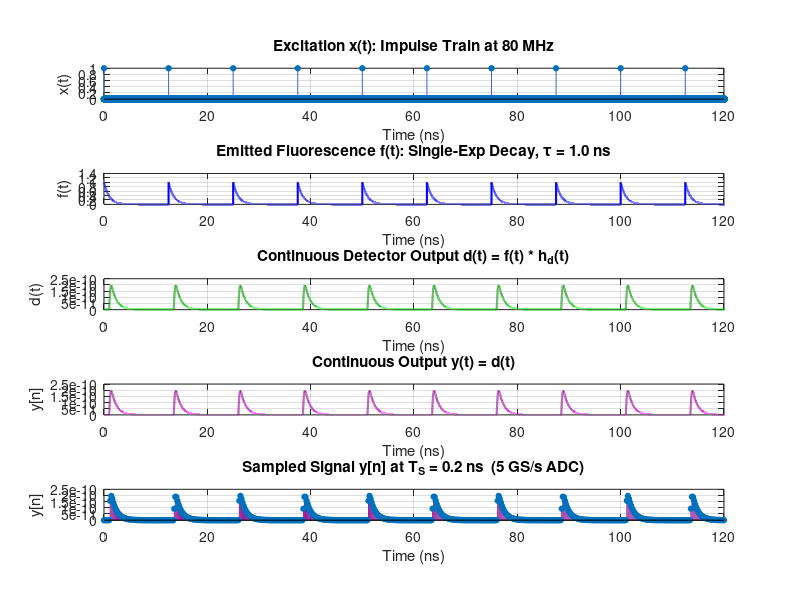

This figure's MATLAB source: (Note: this script raises an error after producing the figure.)
% ESE 3510 — Case Study 2: Fluorescence Lifetime Analysis
% Authors: Samir Afsary, Alex Ge, Ahmad Hamzeh

% CONTENTS:
%   Task 1a — Time-domain signals (excitation, fluorescence, detection)
%   Task 1b — Frequency response H_f(jw): numerical vs. theoretical
%   Task 1c — Effect of detector IRF on sampled signal y[n]
%   Task 2a — Why 100 kHz cannot recover 80 MHz fluorescence (aliasing)
%   Task 2b — Heterodyne detection: mixing to a recoverable beat frequency
%   Task 2c — Phase/modulation lifetime estimation from heterodyne signal
%   Task 3a — Phasor equations verified on single-exponential IRF
%   Task 3b — Per-pixel phasor analysis of real FLIM data
%

close all; clear; clc;

%%

% Parameters 
tau     = 1e-9;         % Fluorescence lifetime
T_L     = 12.5e-9;      % Laser period 
f_L     = 1 / T_L;      % Laser frequency 
omega_L = 2*pi * f_L;   % Laser angular frequency 
T_S     = 0.2e-9;       % ADC sampling period [ns]
dt      = 0.001e-9;      % small DT to simulate CT

%% Task 1
% *Part a* 

t = 0 : dt : 10*T_L - dt;   

% Create excitation impulse train
x = zeros(size(t));
for k = 0 : 9
    idx = round(k * T_L / dt) + 1;
    if idx <= length(t)
        x(idx) = 1 / dt;
    end
end

% Fluorescence IRF 
h_f = exp(-t / tau);     

% Calculate emitted fluorescence
f_full = conv(x, h_f) * dt;
f = f_full(1 : length(t));

% Detector IRF
sigma_t = 0.3e-9;   % Detector temporal width [ns]  (fast PMT ~300 ps)
t0      = 1e-9;     % Detector time delay [ns]
h_d     = zeros(size(t));
mask    = (t >= t0);
h_d(mask) = exp(-(t(mask) - t0).^2 / sigma_t^2);   % Zero before t0 (causal)

% Detector output
d_full = conv(f, h_d) * dt;
d = d_full(1 : length(t));

% Analog-to-Digital Conversion
step_size  = round(T_S / dt);
y_n        = d(1 : step_size : end);
t_discrete = t(1 : step_size : end); % Time vector for plotting the discrete points

% Plot functions
fig1 = figure('Name','Task 1a: Time-Domain Signals','NumberTitle','off', ...
              'Position',[50 50 900 750]);
% Excitation
subplot(5,1,1);
stem(t * 1e9, x * dt, 'filled', 'MarkerSize', 4, 'Color', [0.2 0.4 0.8]);
xlabel('Time (ns)'); ylabel('x(t)');
title('Excitation x(t): Impulse Train at 80 MHz');
grid on; xlim([0,120]);

% Emission
subplot(5,1,2);
plot(t * 1e9, f, 'b', 'LineWidth', 1.5);
xlabel('Time (ns)'); ylabel('f(t)');
title(sprintf('Emitted Fluorescence f(t): Single-Exp Decay, \\tau = %.1f ns', tau * 1e9));
grid on; xlim([0,120]);

% Continuous Detector Output
subplot(5,1,3);
plot(t * 1e9, d, 'Color', [0.1 0.6 0.1], 'LineWidth', 1.5);
xlabel('Time (ns)'); ylabel('d(t)');
title('Continuous Detector Output d(t) = f(t) * h_d(t)');
grid on; xlim([0,120]);

% Continuous Output
subplot(5,1,4);
plot(t * 1e9, d, 'Color', [0.6 0.1 0.6], 'LineWidth', 1.5);
xlabel('Time (ns)'); ylabel('y[n]');
title('Continuous Output y(t) = d(t)');
grid on; xlim([0,120]);

% Digitized Output
subplot(5,1,5);
% Overlay the continuous signal lightly behind the discrete samples
stem(t_discrete * 1e9, y_n, 'filled', 'MarkerSize', 4, 'Color', [0.6 0.1 0.6]);
xlabel('Time (ns)'); ylabel('y[n]');
title(sprintf('Sampled Signal y[n] at T_S = %.1f ns  (5 GS/s ADC)', T_S * 1e9));
grid on; xlim([0,120]);

sgtitle('Task 1a: Time-Domain Signal Chain', 'FontSize', 13, 'FontWeight', 'bold');

%% 
% *Part b*

% Numerical frequency response via DFT
N = length(h_f);
H_f_num = fft(h_f) * T_S; % Scale by T_S for continuous-FT approximation
f_axis = (0 : N-1) / (N * T_S);   

% Theoretical frequency response at the same frequencies
omega_axis = 2*pi * f_axis;  
H_f_theory = tau ./ (1 + 1j * omega_axis * tau);

% Plot frequency responses
fig2 = figure('Name','Task 1b: Frequency Response H_f(jw)', ...
    'NumberTitle','off', 'Position',[50 50 900 550]);

subplot(2,1,1);
plot(f_axis, abs(H_f_num),    'b-',  'LineWidth', 2.0); hold on;
plot(f_axis, abs(H_f_theory), 'r--', 'LineWidth', 1.5);
xlabel('Frequency (GHz)'); ylabel('|H_f(j\omega)|');
title('Magnitude — Numerical FFT vs. Theoretical \tau/(1+j\omega\tau)');
legend('Numerical FFT', 'Theoretical');
grid on;

subplot(2,1,2);
plot(f_axis, angle(H_f_num)*180/pi,    'b-',  'LineWidth', 2.0); hold on;
plot(f_axis, angle(H_f_theory)*180/pi, 'r--', 'LineWidth', 1.5);
xlabel('Frequency (GHz)'); ylabel('Phase (degrees)');
title('Phase — Numerical FFT vs. Theoretical  \angle H_f = -atan(\omega\tau)');
legend('Numerical FFT', 'Theoretical');
grid on;

sgtitle('Task 1b: Fluorescence Frequency Response H_f(j\omega)', ...
        'FontSize', 13, 'FontWeight', 'bold');

%% 
% *Part C*

% Three detector scenarios: fast, medium, slow
sigma_vals = [0.1e-9,  2.5e-9,  10.0e-9]; % Detector widths
t0_vals = [0.3e-9,  1.0e-9,  2.5e-9];     % Time delays 
colors = {[0 0.4 1], [0.1 0.7 0.1], [0.8 0.1 0.1]};
labels = {'\sigma_t=0.1 ns (fast)',  ...
          '\sigma_t=2.5 ns (medium)', ...
          '\sigma_t=10.0 ns (slow)'};

fig3 = figure('Name','Task 1c: Detector IRF Impact','NumberTitle','off', ...
              'Position',[50 50 1100 600]);

for k = 1 : 3
    % Build detector IRF for this scenario
    h_dk = zeros(size(t));
    mask_k = (t >= t0_vals(k));
    h_dk(mask_k) = exp(-(t(mask_k) - t0_vals(k)) / sigma_vals(k));

    % Convolve fluorescence with this detector
    dk_full = conv(f, h_dk) * T_S;
    dk = dk_full(1 : length(t));

    % Top row: detector IRFs
    subplot(2, 3, k);
    plot(t, h_dk, 'Color', colors{k}, 'LineWidth', 1.8);
    xlabel('Time (s)'); ylabel('h_d(t)');
    title(labels{k}); grid on;

    % Bottom row: resulting y[n]
    subplot(2, 3, k+3);
    stem(t, dk, 'filled', 'MarkerSize', 2, 'Color', colors{k});
    xlabel('Time (s)'); ylabel('y[n]');
    title(sprintf('y[n]: \\sigma_t=%.1f ns, t_0=%.1f ns', ...
        sigma_vals(k) * 10^9, t0_vals(k) * 10^9));
    grid on;
end

sgtitle({'Detector IRF Impact on y[n]'}, 'FontSize', 12, ...
    'FontWeight', 'bold');

%% Task 2
% *Part a*
f_L_hz = 100e6;               % Laser modulation frequency
omega_L_hz = 2*pi * f_L_hz;      

% Show aliasing visually over a 0.5 µs window
T_S_slow = 1e-5;                      % 10 µs per sample
T_S_fast = 1e-11;
t_fast_s = 0 : T_S_fast : 2e-5;           % 0.5 µs at 1 GHz (true signal)
t_slow_s = 0 : T_S_slow : 2e-5;       % 100 kHz samples

% Compute the output of the ground truth using convolution
x_fast = 1 + cos(omega_L_hz * t_fast_s);
h_f_fast = 1 / tau * exp(-t_fast_s / tau);
f_fast = conv(x_fast, h_f_fast) * T_S_fast;
f_fast = f_fast(1 : length(t_fast_s));

% Sample slower frequency from ground truth
step = round(T_S_slow / T_S_fast);
f_slow = f_fast(1:step:end);

% Calculate theoretical modulation depth and phase of the fluorescence
M = 1 / sqrt(1 + (omega_L_hz * tau)^2);
phi = -atan(omega_L_hz * tau); 

% Create upper/lower bounds for visualization
upper_bound = (1 + M) * ones(1, numel(t_fast_s));
lower_bound = (1 - M) * ones(1, numel(t_fast_s));

fig4 = figure('Name','Aliasing at 100 kHz','NumberTitle','off', ...
              'Position',[50 50 900 500]);

subplot(2,1,1);
plot(t_fast_s*1e6, x_fast, 'b', 'LineWidth', 1); hold on;
stem(t_slow_s*1e6, x_slow, 'r', 'filled', 'MarkerSize', 7);
xlabel('Time (\mus)'); ylabel('Amplitude');
title('Excitation x(t): Ground Truth 100 MHz vs. Sampled 100 kHz');
legend('True x(t)', '100 kHz samples'); grid on; xlim([0, 0.5]);

subplot(2,1,2);
plot(t_fast_s*1e6, f_fast, 'b', 'LineWidth', 1); hold on;
stem(t_slow_s*1e6, f_slow, 'r', 'filled', 'MarkerSize', 7);
plot(t_fast_s*1e6, upper_bound, 'LineWidth', 2, 'Color', 'green');
plot(t_fast_s*1e6, lower_bound, 'LineWidth', 2, 'Color', 'green');
xlabel('Time (\mus)'); ylabel('Amplitude');
title('Emission f(t)');
legend('True f(t)', '100 kHz samples', 'Amplitude Bounds'); grid on; 
xlim([0, 20]);

sgtitle(['100 kHz Sampling vs. Ground Truth of 100 MHz Excitation ' ...
    'and Emission Signals'], 'FontSize', 12, 'FontWeight', 'bold');

%%
% *Part b*

delta_f = 1e3;                         
f_n_hz = f_L_hz - delta_f;           
omega_n = 2*pi * f_n_hz;


T_S_mid = 1e-6;                       % 1 µs intermediate sampling [s]
t_mid = 0 : T_S_mid : 5e-3;         % 5 ms window

f_mid = 1 + M * cos(omega_L_hz * t_mid + phi);  % Fluorescence
x_mid = 1 + cos(omega_L_hz * t_mid);                          % Excitation
g = cos(omega_n * t_mid);                                   % Mixer

% mixed_f = f_mid .* g;     % Fluorescence after mixing
% mixed_x = x_mid .* g;     % Excitation after mixing (reference channel)

mixed_f_low = (M/2)*cos((omega_L - omega_n)*t_mid + phi);
mixed_x_low = (1/2)*cos((omega_L - omega_n)*t_mid);
y_f = mixed_f_low;
y_x = mixed_x_low;

% FFT setup
N  = length(t_mid);
fs = 1/T_S_mid;
freq = (-N/2:N/2-1)*(fs/N);

% Low-pass filter around beat frequency

LPF_cut = 2*delta_f;
F_mixed_f = fftshift(fft(mixed_f));
F_mixed_x = fftshift(fft(mixed_x));
lpf_mask = abs(freq) <= LPF_cut;
% Y_f = F_mixed_f .* lpf_mask;
% Y_x = F_mixed_x .* lpf_mask;
% y_f = real(ifft(ifftshift(Y_f)));
% y_x = real(ifft(ifftshift(Y_x)));

Y_f = fftshift(fft(y_f));
Y_x = fftshift(fft(y_x));

% Time-domain plots

figure;
subplot(3,1,1);
plot(t_mid*1e3, g);
xlabel('Time (ms)');
ylabel('g(t)');
title('Mixer Signal');
grid on;
subplot(3,1,2);
plot(t_mid*1e3, mixed_f);
xlabel('Time (ms)');
ylabel('f_{det}(t)g(t)');
title('After Mixing');
grid on;
subplot(3,1,3);
plot(t_mid*1e3, y_f, 'LineWidth', 1.5); hold on;
plot(t_mid*1e3, y_x, '--', 'LineWidth', 1.5);
xlabel('Time (ms)');
ylabel('Amplitude');
title('After LPF: 1 kHz Beat Signal');
legend('Fluorescence beat', 'Reference beat');
grid on;

% Frequency-domain plots
figure;
subplot(3,1,1);
plot(freq/1e3, abs(F_mixed_f)/N);
xlabel('Frequency (kHz)');
ylabel('|F_{mixed}(j\omega)|');
title('Mixed Fluorescence Spectrum');
xlim([-5 5]);
grid on;
subplot(3,1,2);
plot(freq/1e3, abs(Y_f)/N, 'LineWidth', 1.5);
xlabel('Frequency (kHz)');
ylabel('|Y(j\omega)|');
title('Magnitude of LPF Output');
xlim([-5 5]);
grid on;
subplot(3,1,3);
plot(freq/1e3, angle(Y_f));
xlabel('Frequency (kHz)');
ylabel('\angle Y(j\omega) [rad]');
title('Phase of LPF Output');
xlim([-5 5]);
grid on;

%% =========================================================================
%  TASK 2c: Phase Shift and Modulation — Heterodyne Lifetime Estimation
%
%  Phase relationship:
%    Phase of fluorescence beat = phi_f = phi_fluorescence + phi_g
%    Phase of excitation beat   = phi_x = 0              + phi_g
%    => Delta_phi = phi_f - phi_x = phi_fluorescence = -atan(omega_L * tau)
%    => tau = -tan(Delta_phi) / omega_L
%
%  Modulation relationship:
%    Delta_M = M_fluorescence / M_excitation = 1 / sqrt(1 + (omega_L*tau)^2)
%    => tau = sqrt(1/Delta_M^2 - 1) / omega_L
% =========================================================================

% Resample beats at 100 kHz (well above the 1 kHz beat frequency)
T_S_100k  = 1 / 100e3;
t_100k    = t_mid(1) : T_S_100k : t_mid(end);

y_f_100k  = interp1(t_mid, y_f, t_100k, 'linear', 0);
y_x_100k  = interp1(t_mid, y_x, t_100k, 'linear', 0);

% Extract phase and amplitude at the beat frequency using DFT
N_100k   = length(t_100k);
Y_f_dft  = fft(y_f_100k);
Y_x_dft  = fft(y_x_100k);

% DFT bin index for delta_f
k_beat   = round(delta_f * N_100k * T_S_100k) + 1;

phase_f    = angle(Y_f_dft(k_beat));
phase_x    = angle(Y_x_dft(k_beat));
delta_phi  = phase_f - phase_x;    % Phase difference [rad]

amp_f      = abs(Y_f_dft(k_beat));
amp_x      = abs(Y_x_dft(k_beat));
delta_M    = amp_f / amp_x;        % Modulation ratio

% Lifetime estimates
tau_from_phase = -tan(delta_phi) / omega_L_hz * 1e9;   % [ns]
tau_from_mod   = sqrt(max(0, 1/delta_M^2 - 1)) / omega_L_hz * 1e9;  % [ns]

fprintf('=== Task 2c ===\n');
fprintf('Phase difference   Delta_phi = %.4f rad = %.2f deg\n', ...
        delta_phi, delta_phi*180/pi);
fprintf('Modulation ratio   Delta_M   = %.4f\n', delta_M);
fprintf('Lifetime (phase):  tau = %.4f ns  (true: %.1f ns)\n', tau_from_phase, tau);
fprintf('Lifetime (modulation): tau = %.4f ns  (true: %.1f ns)\n\n', tau_from_mod, tau);

% ---- Figure 7: Task 2c ----
fig7 = figure('Name','Task 2c: Phase Shift and Lifetime Estimation', ...
              'NumberTitle','off','Position',[50 50 900 500]);

subplot(2,1,1);
plot(t_100k*1e3, y_x_100k, 'b', 'LineWidth', 1.8); hold on;
plot(t_100k*1e3, y_f_100k, 'r', 'LineWidth', 1.8);
xlabel('Time (ms)'); ylabel('Amplitude');
title(sprintf('Beat Signals at 100 kHz — Phase Shift \\Delta\\phi = %.2f°', ...
              delta_phi*180/pi));
legend('Excitation beat (reference)','Fluorescence beat'); grid on;
xlim([0, 5]);

subplot(2,1,2);
f_ax_100k = (0 : N_100k-1) / (N_100k * T_S_100k);
plot(f_ax_100k/1e3, abs(Y_x_dft)/N_100k, 'b', 'LineWidth', 1.8); hold on;
plot(f_ax_100k/1e3, abs(Y_f_dft)/N_100k, 'r', 'LineWidth', 1.8);
xlabel('Frequency (kHz)'); ylabel('Magnitude');
title(sprintf('Spectra — \\tau from phase: %.3f ns, from modulation: %.3f ns', ...
              tau_from_phase, tau_from_mod));
legend('Excitation','Fluorescence'); grid on;
xlim([0, 5]);

sgtitle('Task 2c: Heterodyne Lifetime Estimation', ...
        'FontSize', 12, 'FontWeight', 'bold');


%% =========================================================================
%  TASK 3a: Phasor Equations — Verification on Single Exponential
%
%  Phasor components (integrated over one laser period T_L):
%    g = integral( h_f(t)*cos(omega_L*t) dt ) / integral( h_f(t) dt )
%    s = integral( h_f(t)*sin(omega_L*t) dt ) / integral( h_f(t) dt )
%
%  Analytical solution for h_f(t) = exp(-t/tau) integrated over [0, inf]:
%    g = 1 / ( 1 + (omega_L*tau)^2 )
%    s = (omega_L*tau) / ( 1 + (omega_L*tau)^2 )
%
%  Lifetime recovery:
%    tau = s / (omega_L * g) = (omega_L*tau) / (omega_L * 1) = tau  [checks out]
%
%  Interpretation:
%    g = "in-phase" component — higher g means shorter lifetime (less phase lag)
%    s = "quadrature" component — peaks at omega_L*tau = 1  (tau = 1/(2*pi*f_L))
%    Together (g,s) lie on the universal semicircle of radius 0.5 centered at (0.5,0)
% =========================================================================

fs_adc = 100e3;                  % ADC sampling frequency [Hz]

Ts_adc = 1/fs_adc;

t_adc  = t_mid(1):Ts_adc:t_mid(end);

yf_adc = interp1(t_mid, y_f, t_adc, 'linear');

yx_adc = interp1(t_mid, y_x, t_adc, 'linear');

% Extract phase and amplitude at the beat frequency

N = length(t_adc);

Yf = fft(yf_adc);

Yx = fft(yx_adc);

k = round(delta_f*N/fs_adc) + 1;  % MATLAB index for beat bin

phase_f = angle(Yf(k));

phase_x = angle(Yx(k));

delta_phi = angle(exp(1j*(phase_f - phase_x)));  % wrapped phase difference

delta_M   = abs(Yf(k)) / abs(Yx(k));             % modulation ratio

% Estimate lifetime

tau_phase = -tan(delta_phi)/omega_L;                       % [s]

tau_mod   = sqrt(max(0, 1/delta_M^2 - 1))/omega_L;          % [s]

fprintf('=== Task 2c ===\n');

fprintf('Delta phi = %.4f rad = %.2f deg\n', delta_phi, delta_phi*180/pi);

fprintf('Delta M   = %.4f\n', delta_M);

fprintf('Tau from phase      = %.4f ns\n', tau_phase*1e9);

fprintf('Tau from modulation = %.4f ns\n', tau_mod*1e9);

fprintf('True tau            = %.4f ns\n', tau*1e9);

% Plot time-domain comparison

figure;

subplot(2,1,1);

plot(t_adc*1e3, yx_adc, 'LineWidth', 1.5); hold on;

plot(t_adc*1e3, yf_adc, 'LineWidth', 1.5);

xlabel('Time (ms)');

ylabel('Amplitude');

title('Reference and Fluorescence Beat Signals');

legend('Excitation reference', 'Fluorescence');

grid on;

% Plot frequency-domain magnitude

f_ax = (0:N-1)*(fs_adc/N);

subplot(2,1,2);

plot(f_ax/1e3, abs(Yx)/N, 'LineWidth', 1.5); hold on;

plot(f_ax/1e3, abs(Yf)/N, 'LineWidth', 1.5);

xlabel('Frequency (kHz)');

ylabel('Magnitude');

title(sprintf('\\Delta\\phi = %.2f^\\circ, \\Delta M = %.3f, \\tau = %.3f ns', ...
      delta_phi*180/pi, delta_M, tau_phase*1e9));

legend('Excitation reference', 'Fluorescence');

xlim([0 5]);

grid on;





% % Analytical phasor for tau = 1 ns, omega_L in rad/ns
% g_theory_3a = 1 / (1 + (omega_L * tau)^2);
% s_theory_3a = (omega_L * tau) / (1 + (omega_L * tau)^2);
% tau_from_phasor_theory = s_theory_3a / (omega_L * g_theory_3a);
% 
% % Numerical phasor: integrate h_f over one period using trapezoidal rule
% t_phasor  = 0 : 0.001 : T_L;             % Fine grid [ns]
% h_f_p     = exp(-t_phasor / tau);         % IRF samples
% 
% norm_hf   = trapz(t_phasor, h_f_p);
% g_num_3a  = trapz(t_phasor, h_f_p .* cos(omega_L * t_phasor)) / norm_hf;
% s_num_3a  = trapz(t_phasor, h_f_p .* sin(omega_L * t_phasor)) / norm_hf;
% tau_from_phasor_num = s_num_3a / (omega_L * g_num_3a);
% 
% fprintf('=== Task 3a: Phasor Verification (tau = %.1f ns) ===\n', tau);
% fprintf('Theoretical: g=%.4f  s=%.4f  tau=%.4f ns\n', ...
%         g_theory_3a, s_theory_3a, tau_from_phasor_theory);
% fprintf('Numerical:   g=%.4f  s=%.4f  tau=%.4f ns\n\n', ...
%         g_num_3a, s_num_3a, tau_from_phasor_num);
% 
% % Universal semicircle: all single-exponential lifetimes lie on this curve
% theta_sc = linspace(0, pi, 500);
% g_sc = 0.5 + 0.5*cos(theta_sc);
% s_sc = 0.5*sin(theta_sc);
% 
% % Mark several tau values on the semicircle for reference
% tau_marks = [0.2, 0.4, 0.8, 1.0, 2.0, 4.0, 8.0];
% 
% fig8 = figure('Name','Task 3a: Phasor Diagram','NumberTitle','off', ...
%               'Position',[50 50 700 500]);
% plot(g_sc, s_sc, 'k-', 'LineWidth', 2); hold on;
% 
% for tm = tau_marks
%     g_tm = 1 / (1 + (omega_L*tm)^2);
%     s_tm = (omega_L*tm) / (1 + (omega_L*tm)^2);
%     plot(g_tm, s_tm, 'ko', 'MarkerSize', 6, 'MarkerFaceColor', [0.7 0.7 0.7]);
%     text(g_tm + 0.02, s_tm + 0.01, sprintf('%.1f ns', tm), 'FontSize', 8);
% end
% 
% plot(g_theory_3a, s_theory_3a, 'ro', 'MarkerSize', 12, 'MarkerFaceColor', 'r');
% plot(g_num_3a,    s_num_3a,    'b+', 'MarkerSize', 12, 'LineWidth', 2.5);
% 
% xlabel('g  (in-phase component)', 'FontSize', 11);
% ylabel('s  (quadrature component)', 'FontSize', 11);
% title(sprintf('Phasor Diagram — \\tau = %.1f ns lies on the universal semicircle', tau), ...
%       'FontSize', 11);
% legend('Universal semicircle','Lifetime labels','Theoretical','Numerical', ...
%        'Location','northwest');
% grid on; axis equal; xlim([0, 1]); ylim([0, 0.6]);
% 
% sgtitle('Task 3a: Phasor Components g and s', ...
%         'FontSize', 13, 'FontWeight', 'bold');


%% =========================================================================
%  TASK 3b: Phasor Analysis of Real FLIM Data
%
%  Data: FLIMhistogram.mat  —  512×512 spatial pixels, ~98 time bins
%  Each pixel contains a time-resolved photon count histogram h[n].
%  Laser: 80 MHz two-photon excitation => T_L = 12.5 ns.
%
%  Per-pixel phasor:
%    g_px = sum( h[n]*cos(omega_L*t[n]) ) / sum( h[n] )
%    s_px = sum( h[n]*sin(omega_L*t[n]) ) / sum( h[n] )
%    tau_px = s_px / (omega_L * g_px)
%
%  Expected results for NAD(P)H in cancer cells:
%    Free  NAD(P)H: tau ~ 0.3–0.5 ns
%    Bound NAD(P)H: tau ~ 1–4 ns
%    (Points cluster inside the semicircle for mixed/multi-exponential pixels)
% =========================================================================

fprintf('=== Task 3b: Loading FLIM data ===\n');

% Try current directory first, then ../input/ for submission folder structure
try
    load('data\FLIMhistogram.mat');
    fprintf('Loaded FLIMhistogram from current directory.\n');
catch
    try
        load('../input/FLIMhistogram.mat');
        fprintf('Loaded FLIMhistogram from ../input/\n');
    catch
        error(['FLIMhistogram.mat not found. ', ...
               'Place it in the same folder as main.m and re-run.']);
    end
end

% Time axis (given in starter code)
timeRes_FLIM = 0.1280;    % Time bin width [ns]
time_FLIM    = timeRes_FLIM * (0 : size(FLIMhistogram,3)-1);  % [ns]

% Laser period and angular frequency for phasor computation
T_L_FLIM     = 12.5;                    % [ns]
omega_L_FLIM = 2*pi / T_L_FLIM;        % [rad/ns]

[Nx, Ny, Nt] = size(FLIMhistogram);
fprintf('Image size: %d x %d pixels, %d time bins (%.3f ns/bin)\n', ...
        Nx, Ny, Nt, timeRes_FLIM);

% Reshape to (Npix × Nt) matrix for vectorized phasor computation
H = reshape(double(FLIMhistogram), Nx*Ny, Nt);

% Precompute cosine and sine vectors at the fundamental laser frequency
cos_vec = cos(omega_L_FLIM * time_FLIM);   % 1×Nt
sin_vec = sin(omega_L_FLIM * time_FLIM);   % 1×Nt

% Total photon count per pixel (the normalization denominator)
norm_H = sum(H, 2);    % Npix×1

% Only compute phasor for pixels with enough photons to be meaningful
valid = (norm_H > 10);

g_vec = zeros(Nx*Ny, 1);
s_vec = zeros(Nx*Ny, 1);

% Vectorized dot products: each row of H times cos_vec/sin_vec
g_vec(valid) = (H(valid, :) * cos_vec') ./ norm_H(valid);
s_vec(valid) = (H(valid, :) * sin_vec') ./ norm_H(valid);

% Lifetime from phasor: tau = s / (omega_L * g)
tau_vec = s_vec ./ (omega_L_FLIM * g_vec);

% Reshape phasor components and lifetime back to image grids
g_map   = reshape(g_vec, Nx, Ny);
s_map   = reshape(s_vec, Nx, Ny);
tau_map = reshape(tau_vec, Nx, Ny);

% Mask pixels with unphysical lifetimes (empty, negative, or > 6 ns)
tau_map(~reshape(valid, Nx, Ny)) = NaN;
tau_map(tau_map < 0)  = NaN;
tau_map(tau_map > 6)  = NaN;

fprintf('Mean   lifetime (valid pixels): %.3f ns\n', mean(tau_map(:), 'omitnan'));
fprintf('Median lifetime (valid pixels): %.3f ns\n', median(tau_map(:), 'omitnan'));

% ---- Figure 9: Lifetime Image ----
fig9 = figure('Name','Task 3b: Fluorescence Lifetime Image','NumberTitle','off', ...
              'Position',[50 50 700 650]);

imagesc(tau_map, [0, 3]);   % Color range 0–3 ns (typical for NAD(P)H)
colormap(jet);
cb = colorbar;
cb.Label.String = 'Lifetime \tau (ns)';
cb.FontSize = 11;
axis image; axis off;
title({'Fluorescence Lifetime Image', ...
       'NAD(P)H in Breast Cancer Cells (2-photon FLIM)'}, 'FontSize', 12);

% ---- Figure 10: Sample Pixel Decay Curves ----
% Find the pixel with the highest photon count as a representative example
[~, idx_best] = max(norm_H);
[px_b, py_b]  = ind2sub([Nx, Ny], idx_best);

% Find a second pixel: nearest to the median lifetime among bright pixels
tau_valid_vec = tau_vec;
tau_valid_vec(~valid | tau_vec < 0 | tau_vec > 6) = NaN;
tau_median_val = median(tau_valid_vec(:), 'omitnan');
bright_idx     = find(valid & norm_H > 50);
[~, offset]    = min(abs(tau_valid_vec(bright_idx) - tau_median_val));
idx_med        = bright_idx(offset);
[px_m, py_m]   = ind2sub([Nx, Ny], idx_med);

fig10 = figure('Name','Task 3b: Sample Decay Curves','NumberTitle','off', ...
               'Position',[50 50 900 420]);

for kk = 1:2
    if kk == 1
        px = px_b; py = py_b; lbl = 'Brightest pixel';
    else
        px = px_m; py = py_m; lbl = 'Median-lifetime pixel';
    end
    subplot(1,2,kk);
    decay = squeeze(FLIMhistogram(px, py, :));
    plot(time_FLIM, decay, 'b.-', 'LineWidth', 1.5, 'MarkerSize', 8); hold on;
    tau_px = tau_map(px, py);
    if ~isnan(tau_px) && tau_px > 0
        A_fit = max(decay);
        plot(time_FLIM, A_fit * exp(-time_FLIM / tau_px), 'r--', 'LineWidth', 1.8);
        legend('Data', sprintf('Phasor \\tau = %.2f ns', tau_px), ...
               'Location','northeast');
    end
    xlabel('Time (ns)'); ylabel('Photon Count');
    title(sprintf('%s (%d,%d)', lbl, px, py)); grid on;
end

sgtitle('Task 3b: Sample Pixel Fluorescence Decay Curves', ...
        'FontSize', 12, 'FontWeight', 'bold');

% ---- Figure 11: Phasor Plot (density image) ----
% Extract valid phasor points in physical range
valid_pts = valid & g_vec > 0 & g_vec < 1 & s_vec >= 0 & s_vec < 0.6;
g_pts     = g_vec(valid_pts);
s_pts     = s_vec(valid_pts);

% Build 2D density histogram (log scale avoids bright-pixel dominance)
g_edges  = linspace(0, 1,   201);
s_edges  = linspace(0, 0.55, 151);
[counts, ~, ~] = histcounts2(g_pts, s_pts, g_edges, s_edges);
g_ctrs   = (g_edges(1:end-1) + g_edges(2:end)) / 2;
s_ctrs   = (s_edges(1:end-1) + s_edges(2:end)) / 2;

fig11 = figure('Name','Task 3b: Phasor Plot','NumberTitle','off', ...
               'Position',[50 50 800 580]);

imagesc(g_ctrs, s_ctrs, log1p(counts'));   % Transpose: x=g, y=s
set(gca, 'YDir', 'normal');
colormap(hot);
cb2 = colorbar;
cb2.Label.String = 'log(1 + pixel count)';
hold on;

% Overlay universal semicircle
plot(g_sc, s_sc, 'w-', 'LineWidth', 2);

% Mark lifetime values on the semicircle
tau_labels_flim = [0.2, 0.4, 0.8, 1.0, 1.6, 2.0, 3.2, 4.0];
for tl = tau_labels_flim
    g_tl = 1 / (1 + (omega_L_FLIM * tl)^2);
    s_tl = (omega_L_FLIM * tl) / (1 + (omega_L_FLIM * tl)^2);
    plot(g_tl, s_tl, 'wo', 'MarkerSize', 5, 'MarkerFaceColor', 'w');
    text(g_tl + 0.01, s_tl + 0.01, sprintf('%.1f ns', tl), ...
         'Color', 'w', 'FontSize', 8);
end

xlabel('g  (in-phase)', 'FontSize', 11);
ylabel('s  (quadrature)', 'FontSize', 11);
title({'Task 3b: Phasor Plot — All Pixels', ...
       'Pixel density (hot colormap, log scale); white curve = universal semicircle'}, ...
      'FontSize', 11);
xlim([0, 1]); ylim([0, 0.55]); grid on;

sgtitle('Task 3b: FLIM Phasor Plot', 'FontSize', 13, 'FontWeight', 'bold');

fprintf('\nAll tasks complete — %d figures generated.\n', 11);
